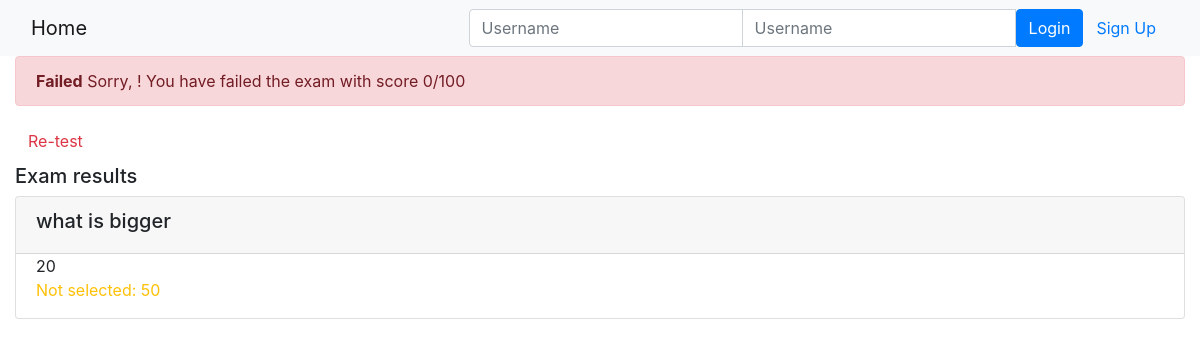
Page /onlinecourse/course/1/submission/1/result/ on the committed database.
### onlinecourse/models.py (models this page shows, shortened)
class Question(models.Model):
    lesson = models.ForeignKey(Lesson, on_delete=models.CASCADE)
    course = models.ForeignKey(Course, on_delete=models.CASCADE) # Foreign key to lesson
    question_text = models.CharField(max_length=200)
    grade = models.FloatField() # question grade/mark

class Choice(models.Model):
    question = models.ForeignKey(Question, on_delete=models.CASCADE)
    choice_text = models.CharField(max_length=30)
    is_correct = models.BooleanField()

### onlinecourse/views.py (the view)
# urls.py: path('course/<int:course_id>/submission/<int:submission_id>/result/', views.show_exam_result, name="exam_result"),
def show_exam_result(request, course_id, submission_id):
    context = {}
    course      = get_object_or_404(Course, pk=course_id)
    submission = Submission.objects.get(id=submission_id)
    choices = submission.choices.all()
    total_score = 0
    for choice in choices:
        if choice.is_correct:
            total_score += choice.question.grade
    context['course'] = course
    context['grade'] = total_score
    context['choices'] = choices
    return render(request, 'onlinecourse/exam_result_bootstrap.html', context)

### onlinecourse/templates/onlinecourse/exam_result_bootstrap.html (shortened to what this page needs)
<!DOCTYPE html>
<html lang="en">
<head>
    {% load static %}
    <link rel="stylesheet" href="https://maxcdn.bootstrapcdn.com/bootstrap/4.5.2/css/bootstrap.min.css">
</head>
<body>
 <nav class="navbar navbar-light bg-light">
    <div class="container-fluid">
        <div class="navbar-header">
              <a class="navbar-brand" href="{% url 'onlinecourse:index' %}">Home</a>
        </div>
        <ul class="nav navbar-nav navbar-right">
            {% if user.is_authenticated %}
            <li>
                <a class="btn btn-link" href="#">{{ user.first_name }}({{ user.username }})</a>
                <a class="btn btn-link" href="{% url 'onlinecourse:logout' %}">Logout</a>
            </li>
            {% else %}
            <li>
                <form class="form-inline" action="{% url 'onlinecourse:login' %}" method="post">
                    <div class="input-group">
                        <input type="text" class="form-control" placeholder="Username" name="username" >
                        <input type="password" class="form-control" placeholder="Username" name="psw" >
                        <button class="btn btn-primary" type="submit">Login</button>
                        <a class="btn btn-link" href="{% url 'onlinecourse:registration' %}">Sign Up</a>
                    </div>
                </form>
            </li>
            {% endif %}
        </ul>
    </div>
</nav>
<div class="container-fluid">
    {% if grade >= 80 %}
    <div class="alert alert-success">
        <b>Congratulations, {{ user.first_name }}!</b> You have passed the exam and completed the course with score {{ grade }}/100
    </div>
    {% else %}
    <div class="alert alert-danger">
        <b>Failed</b> Sorry, {{ user.first_name }}! You have failed the exam with score {{ grade }}/100
    </div>
    <a class="btn btn-link text-danger" href="{% url 'onlinecourse:course_details' course.id %}">Re-test</a>
    {% endif %}
    <div class="card-columns-vertical mt-1">
        <h5 class="">Exam results</h5>
        {% for question in course.question_set.all %}
        <div class="card mt-1">
            <div class="card-header"><h5>{{ question.question_text }}</h5></div>
            <div class="form-group">
                {% for choice in question.choice_set.all %}
                <div class="form-check">
                    {% if choice.is_correct and choice in choices %}
                    <div class="text-success">Correct answer: {{ choice.choice_text }}</div>
                    {% else %}{% if choice.is_correct and not choice in choices %}
                    <div class="text-warning">Not selected: {{ choice.choice_text }}</div>
                    {% else %}{% if not choice.is_correct and choice in choices %}
                    <div class="text-danger">Wrong answer: {{ choice.choice_text }}</div>
                    {% else %}
                    <div>{{ choice.choice_text }}</div>
                    {% endif %}{% endif %}{% endif %}
                </div>
                {% endfor %}
            </div>
        </div>
        {% endfor %}
    </div>
</body>
</html>

### rows in the picture
Question: question_text "what is bigger"
Choice: choice_text "20"
Choice: choice_text "50"

### other values in the picture
{{ grade }} "0"
